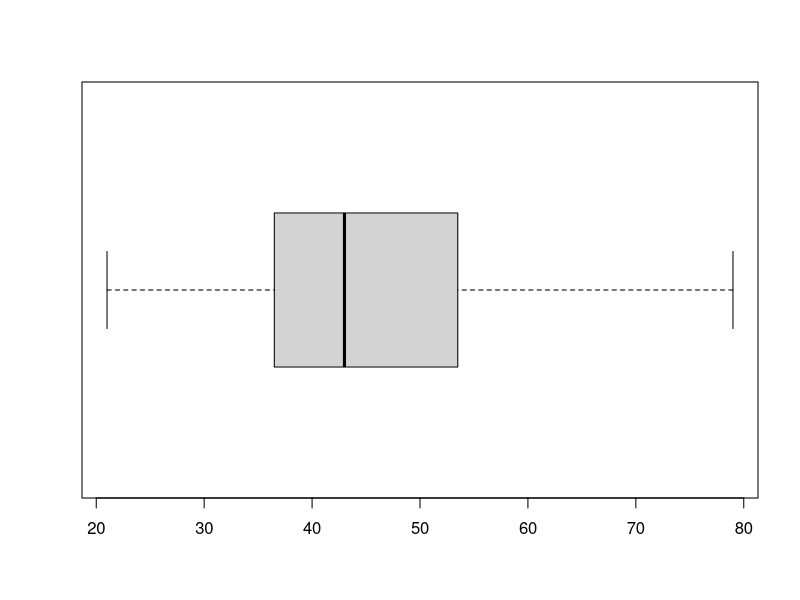
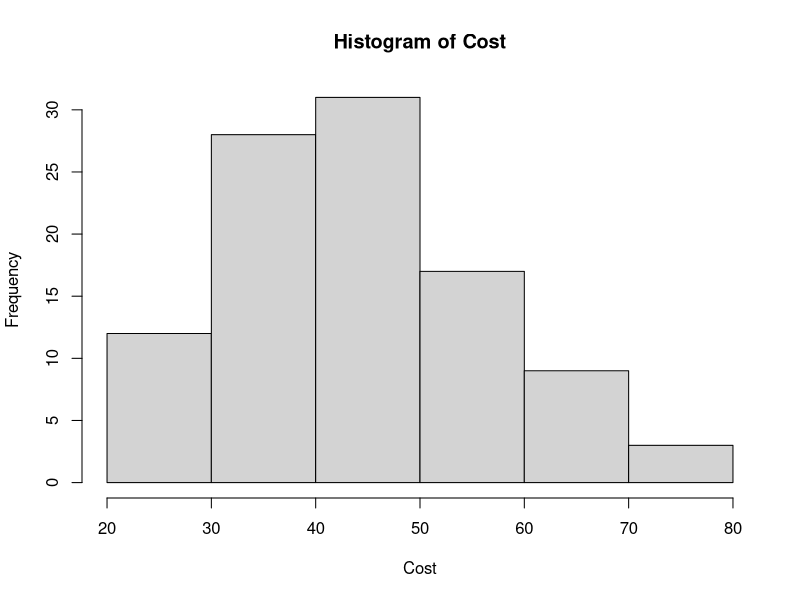
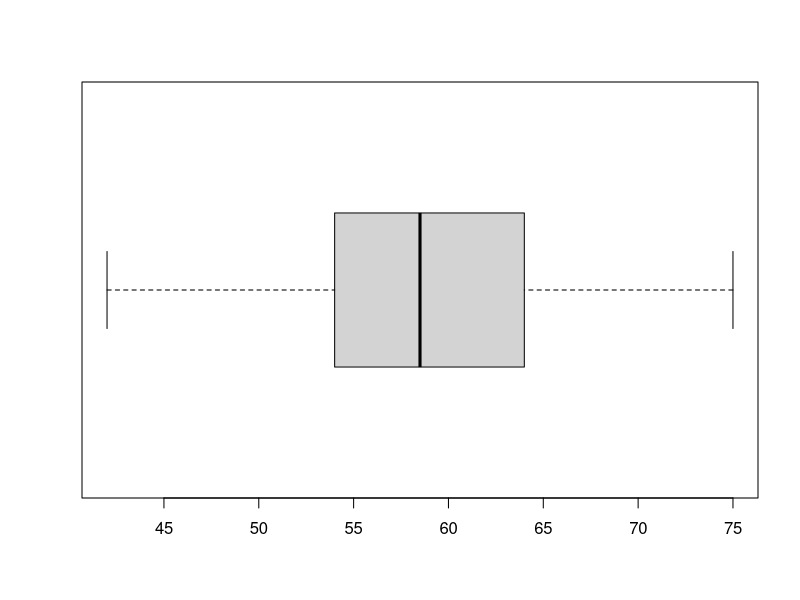
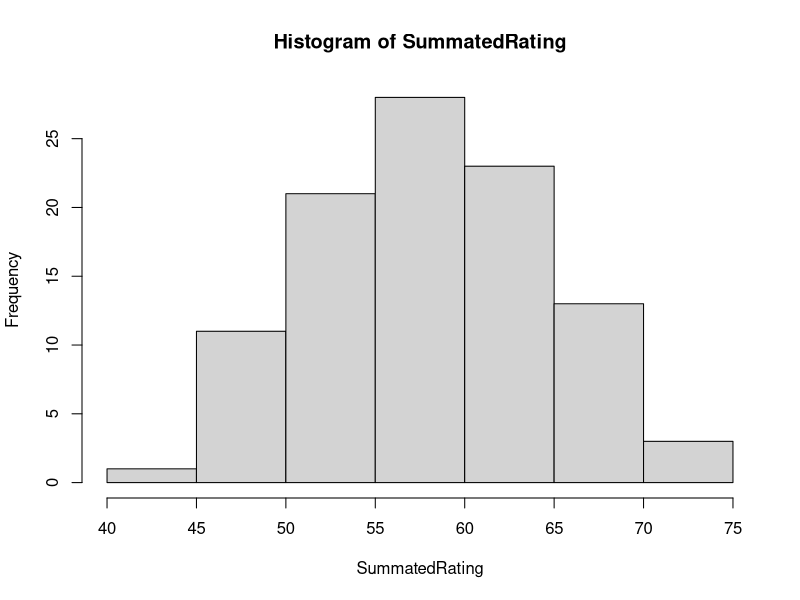
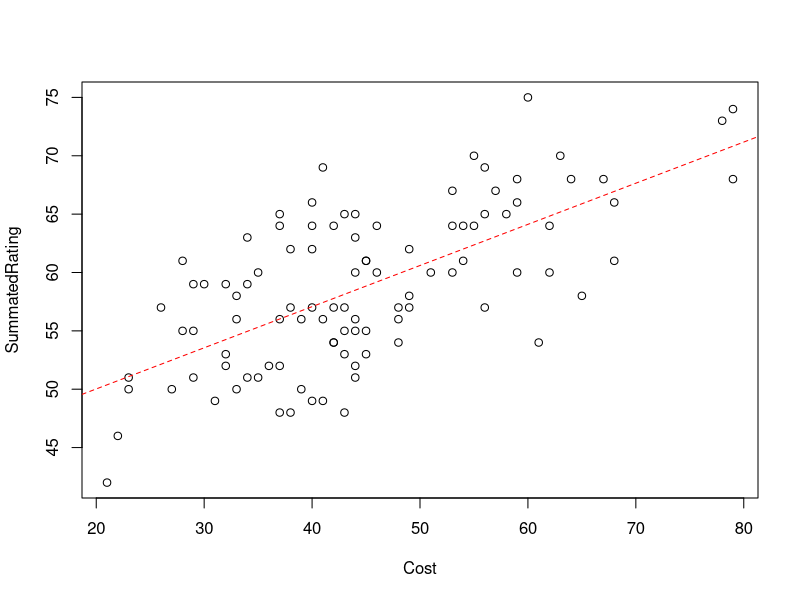
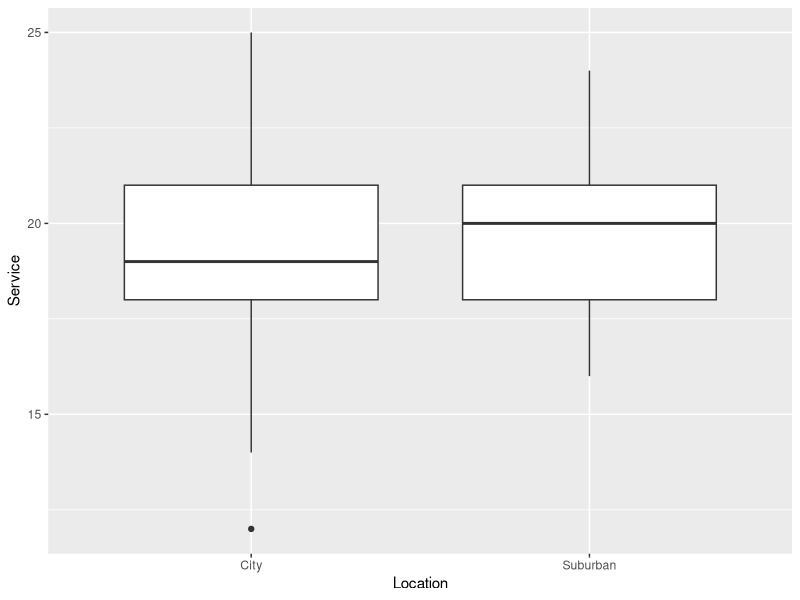
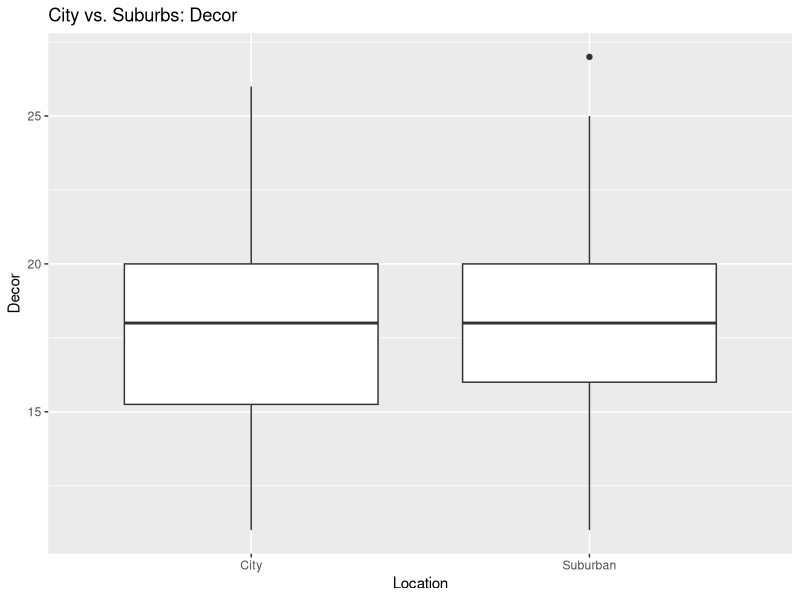
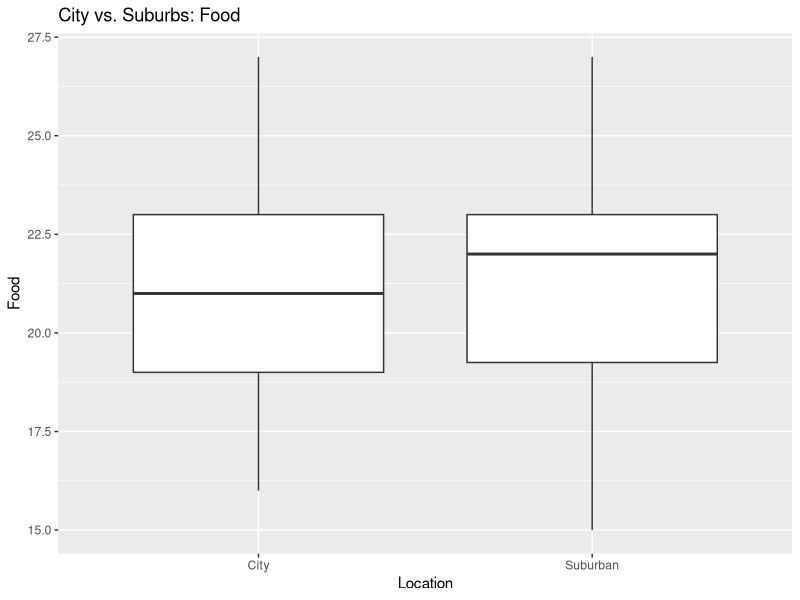

Write R code to recreate these figures, in order.
##############################

##### working directory  #####

##############################
getwd()
setwd('/media/sf_vm_shared_folder/S-SB-Day1n2/R')
getwd()

###############################
# DATA SUMMARISATION WORKSHOP #
###############################

library(ggplot2)
#above is required in case you are using ggplots

restaurant = read.csv("Restaurant.csv")  

attach(restaurant)

names(restaurant)

# five-number summary
summary(restaurant)


# boxplot (in basic R)
b = boxplot(Cost, horizontal = T)


hist(Cost)


boxplot(SummatedRating, horizontal = T)
#horizontal = T or TRUE draws a boaxplot in the horizontal direction

hist(SummatedRating)


# scatter plot of cost versus ratings
plot(Cost, SummatedRating)
abline(lm(SummatedRating ~ Cost), col = "red", lty = 2)

# box plot city vs. suburbs: service
ggplot(restaurant, aes(Location,Service)) + geom_boxplot()


#box plot city vs. suburbs: decor
ggplot(restaurant, aes(Location,Decor)) + geom_boxplot() + labs(title = "City vs. Suburbs: Decor") 

#box plot city vs. suburbs: Food
ggplot(restaurant, aes(Location,Food)) + geom_boxplot() + labs(title = "City vs. Suburbs: Food") 

#box plot city vs. suburbs: Summated Rating
ggplot(restaurant, aes(Location,SummatedRating)) + geom_boxplot() + labs(title = "City vs. Suburbs: Overall Rating")

#box plot city vs. suburbs: Cost
ggplot(restaurant, aes(Location,Cost)) + geom_boxplot() + labs(title = "City vs. Suburbs: Cost")


#fancy formatting
baseplot = ggplot(restaurant, aes(Location,Cost)) + geom_boxplot(fill = "cornsilk3") + ggtitle("City vs. Suburbs: Cost")

Formatting = theme(plot.background = element_rect(fill = "wheat"), panel.background = element_rect(fill = "slategrey"), plot.title = element_text(size = 22), axis.title = element_text(size = 15), panel.grid.major = element_blank(), panel.grid.minor = element_blank())

baseplot + Formatting

detach(restaurant)
